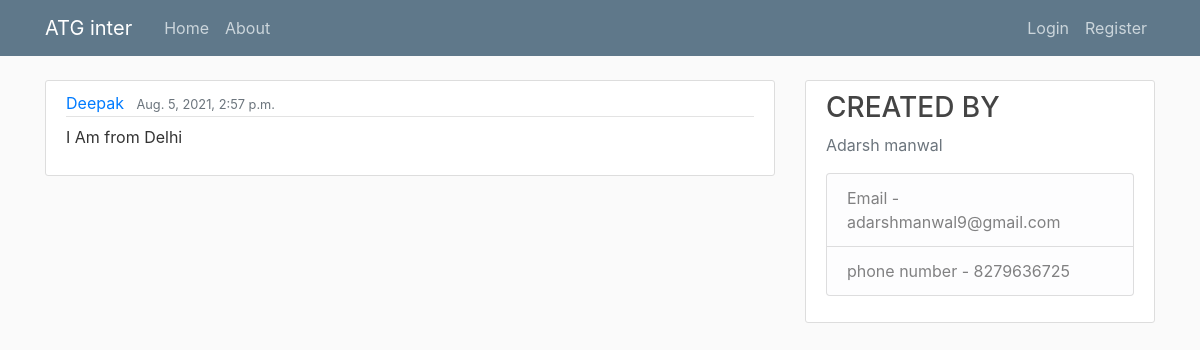
The app's page /post/22 with its own data.
### chatblog/models.py (models this page shows, shortened)
class post(models.Model):
    content=models.TextField()
    date_posted=models.DateTimeField(default=timezone.now)
    author=models.ForeignKey(User,on_delete=models.CASCADE)

### chatblog/views.py (the view)
# urls.py: path('post/<int:pk>', PostDetailView.as_view(),name='post-detail'),
class PostDetailView(DetailView):
    model=post

### chatblog/templates/chatblog/post_detail.html (shortened to what this page needs)
{% extends "chatblog/base.html" %}
{% block content %}
<article class="media content-section">
  <div class="media-body">
    <div class="article-metadata">
      <a class="mr-2" href="#">{{object.author }}</a>
      <small class="text-muted">{{ object.date_posted }}</small>
    </div>
    <p class="article-content">{{ object.content }}</p>
  </div>
</article>
{% endblock content %}

### chatblog/static/chatblog/main.css (style rules this page uses)
body { background: #fafafa; color: #333333; margin-top: 5rem; }
.content-section { background: #ffffff; padding: 10px 20px; border: 1px solid #dddddd; border-radius: 3px; margin-bottom: 20px; }
.article-content { white-space: pre-line; }
.article-metadata { padding-bottom: 1px; margin-bottom: 4px; border-bottom: 1px solid #e3e3e3 }

### records on screen
post: author "Deepak", date_posted "Aug. 5, 2021, 2:57 p.m.", content "I Am from Delhi"
